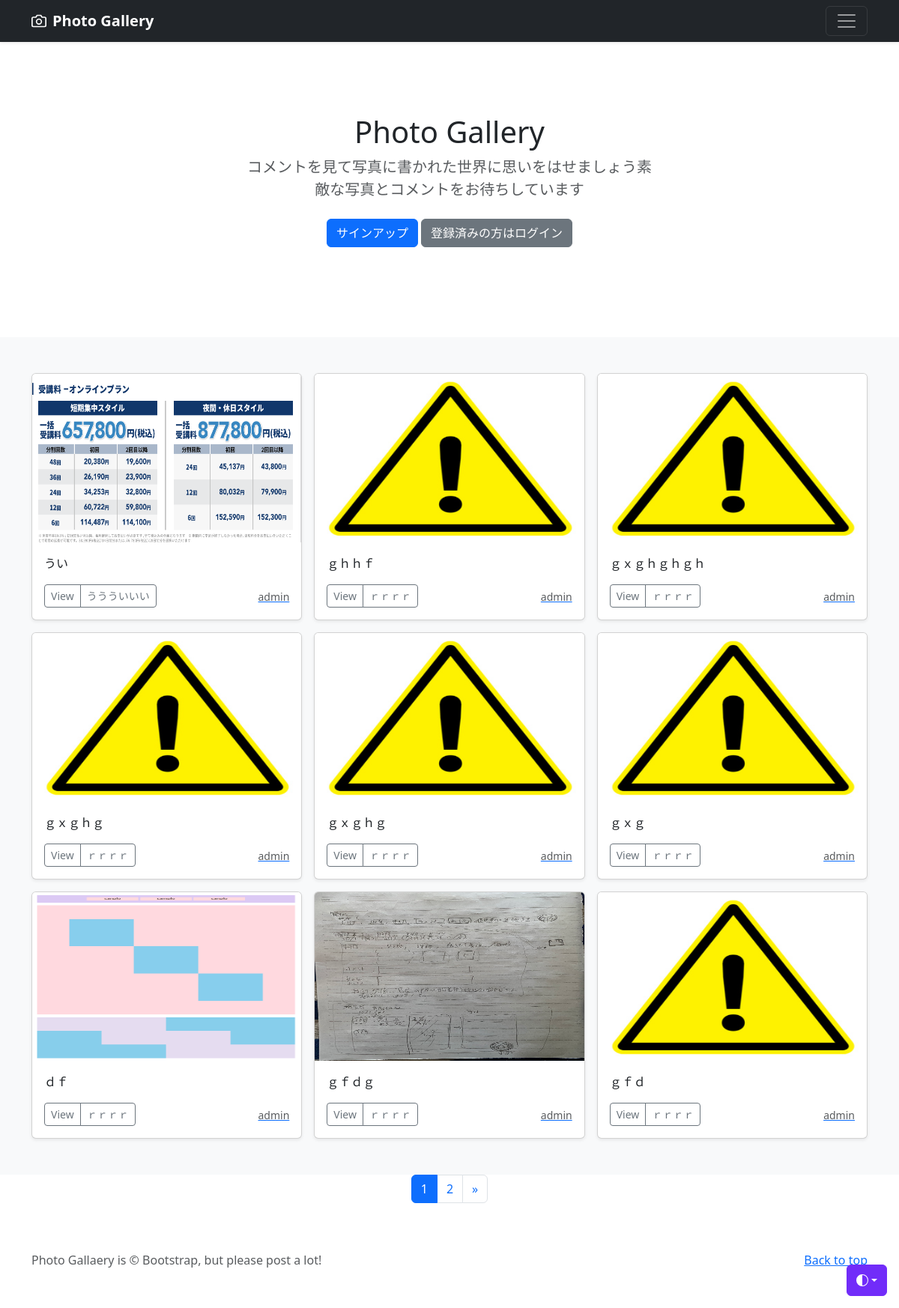
/, run on an earlier commit of the app's database.
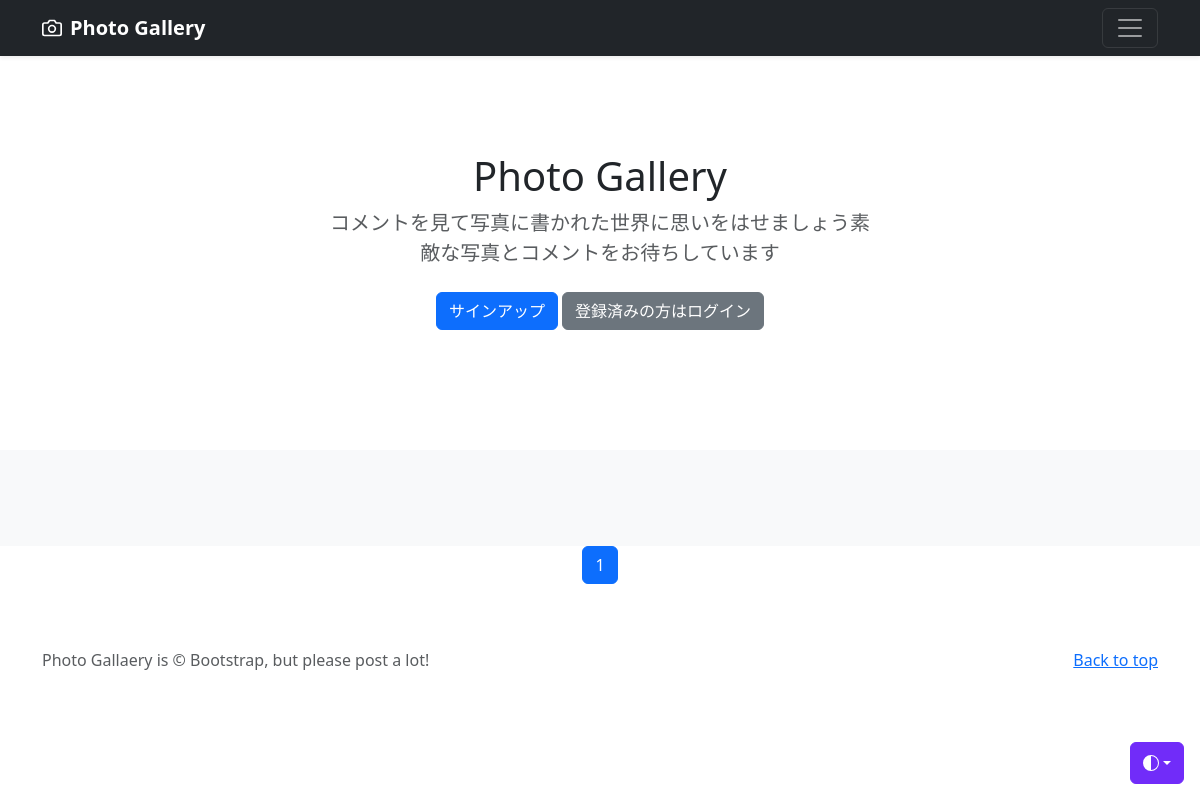
And on a later commit of the database.
### photo/models.py (models this page shows, shortened)
class PhotoPost(models.Model):
    user=models.ForeignKey(
        CustomUser,
        verbose_name='ユーザー',
        on_delete=models.CASCADE
        )
    category=models.ForeignKey(
        Category,
        verbose_name='カテゴリ',
        on_delete=models.PROTECT
        )
    title=models.CharField(
        verbose_name='タイトル',
        max_length=200
        )
    comment=models.TextField(
        verbose_name='コメント',
        )
    image1 =models.ImageField(
        verbose_name='イメージ1',
        upload_to='photos'
        )
    image2 =models.ImageField(
        verbose_name='イメージ２',
        upload_to='photos',
        blank=True,
        null=True
        )
    posted_at=models.DateTimeField(
        verbose_name='投稿日時',
        auto_now_add=True
        )

class Category(models.Model):
    title=models.CharField(
        verbose_name='カテゴリ',
        max_length=200)
    parent=models.ForeignKey(
        ParentCategory,
        verbose_name='親カテゴリ',
        on_delete=models.PROTECT
        )

### accounts/models.py (models this page shows)
class CustomUser(AbstractUser):
    pass

### photo/views.py (the view)
# urls.py: urlpatterns=[path('',views.IndexView.as_view(),name='index'),
class IndexView(ListView):
    template_name='index.html'
    queryset=PhotoPost.objects.order_by('-posted_at')
    paginate_by=9

### photo/templates/index.html (shortened to what this page needs)
{% extends 'base.html'%}
    {% block contents %}
    {% include "photos_title.html"%}
    {% include "photos_list.html" %}
    {% include "pagination.html" %}
    {% endblock %}

### photo/templates/photos_list.html (shortened to what this page needs)
  <div class="album py-5 bg-light">
    <div class="container">
      <div class="row row-cols-1 row-cols-sm-2 row-cols-md-3 g-3">
	  {% for record in object_list %}
        <div class="col">
          <div class="card shadow-sm">
            <img src="{{ record.image1.url}}"
		 class="bd-placeholder-img card-img-top"
                 width="100%" height="225"
                 xmlns="http://www.w3.org/2000/svg"
                 role="img" aria-label="Placeholder: Thumbnail"
                 preserveAspectRatio="xMidYMid slice"
                 focusable="false">
                 <rect width="100%" height="100%" fill="#55595c"/>
            <div class="card-body">
              <p class="card-text">{{record.title}}</p>
              <div class="d-flex justify-content-between align-items-center">
                <div class="btn-group">
                  <button type="button" class="btn btn-sm btn-outline-secondary" onclick="location.href='{% url 'photo:photo_detail' record.pk %}'">View</button>
                  <button type="button" class="btn btn-sm btn-outline-secondary" onclick="location.href='{% url 'photo:photos_cat' category=record.category.id %}'">{{record.category.title}}</button>
                </div>
                <a href="{% url 'photo:user_list' user=record.user.id %}">
                <small class="text-muted">{{record.user.username}}</small>
                </a>
              </div>
            </div>
          </div>
        </div>
	{% endfor %}
        </div>
        </div>
        </div>

What changed in the data, as far as the page shows it:
removed PhotoPost: image1 (picture), title "うい", category "ううういいい", user.username "admin"
removed PhotoPost: image1 (picture), title "ｇｈｈｆ", category "ｒｒｒｒ", user.username "admin"
removed PhotoPost: image1 (picture), title "ｇｘｇｈｇｈｇｈ", category "ｒｒｒｒ", user.username "admin"
removed PhotoPost: image1 (picture), title "ｇｘｇｈｇ", category "ｒｒｒｒ", user.username "admin"
removed PhotoPost: image1 (picture), title "ｇｘｇｈｇ", category "ｒｒｒｒ", user.username "admin"
removed PhotoPost: image1 (picture), title "ｇｘｇ", category "ｒｒｒｒ", user.username "admin"
removed PhotoPost: image1 (picture), title "ｄｆ", category "ｒｒｒｒ", user.username "admin"
removed PhotoPost: image1 (picture), title "ｇｆｄｇ", category "ｒｒｒｒ", user.username "admin"
removed PhotoPost: image1 (picture), title "ｇｆｄ", category "ｒｒｒｒ", user.username "admin"
Also different on the page:
list line gone: "2"
